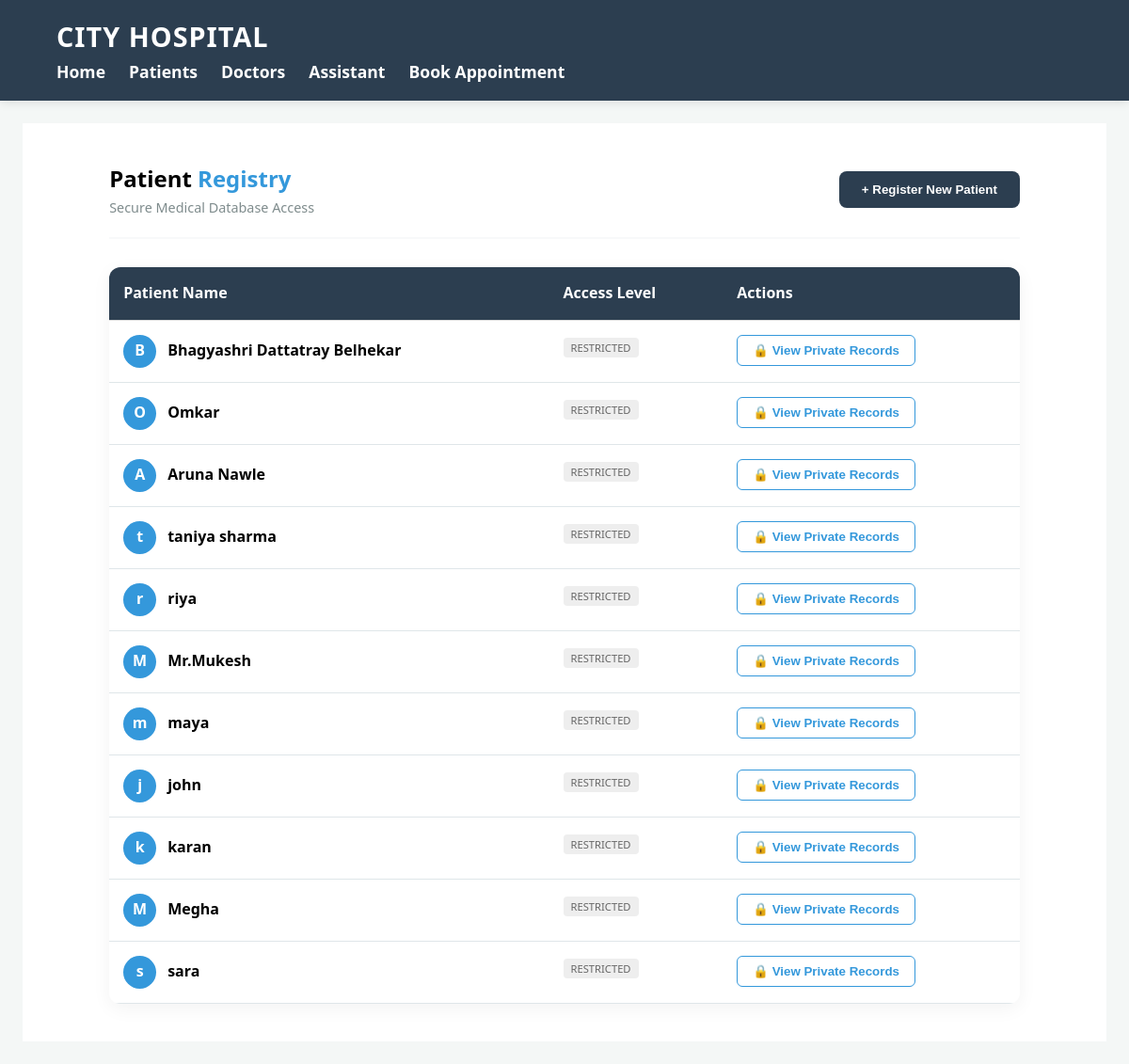
Page /patients on the committed database.
### tables this page shows
CREATE TABLE patients (
            id INTEGER PRIMARY KEY AUTOINCREMENT,
            name TEXT NOT NULL,
            age INTEGER,
            blood_group TEXT,
            condition TEXT,
            doctor TEXT,
            status TEXT,
            admission_date TEXT
        );

### app.py (the view)
@app.route('/patients')
def patients():
    conn = get_db_connection()
    patients = conn.execute('SELECT * FROM patients').fetchall()
    doctors = conn.execute('SELECT name FROM doctors').fetchall()
    conn.close()
    return render_template('patient.html', patients=patients, doctors=doctors)

### app.py (called while the page is built)
def get_db_connection():
    conn = sqlite3.connect('hospital.db')
    conn.row_factory = sqlite3.Row
    return conn

### templates/patient.html (shortened to what this page needs)
{% extends "base.html" %}
{% block content %}
<div class="records-container">
    <div class="header-action">
        <div class="title-group">
            <h2>Patient <span class="text-accent">Registry</span></h2>
            <p class="subtitle">Secure Medical Database Access</p>
        </div>
        <button class="btn-primary" onclick="secureOpenRegistration()">
            <span class="icon">+</span> Register New Patient
        </button>
    </div>
    <div class="table-wrapper">
        <table class="data-table">
            <thead>
                <tr>
                    <th>Patient Name</th>
                    <th>Access Level</th>
                    <th>Actions</th>
                </tr>
            </thead>
            <tbody>
                {% for patient in patients %}
                <tr>
                    <td>
                        <div class="patient-name-cell">
                            <div class="avatar-circle">{{ patient.name[0] }}</div>
                            <strong>{{ patient.name }}</strong>
                        </div>
                    </td>
                    <td><span class="lock-tag">Restricted</span></td>
                    <td>
                        <button class="btn-view" onclick="unlockPatient('{{ patient.id }}', '{{ patient.name }}')">
                            🔒 View Private Records
                        </button>
                    </td>
                </tr>
                {% endfor %}
            </tbody>
        </table>
    </div>
</div>
{% endblock %}

### templates/base.html (shortened to what this page needs)
<!DOCTYPE html>
<html lang="en">
<head>
    <link rel="stylesheet" href="{{ url_for('static', filename='css/style.css') }}">
</head>
<body>
    <nav class="navbar">
        <div class="nav-container">
            <div class="logo">City Hospital</div>
            <ul class="nav-links">
                <li><a href="/">Home</a></li>
                <li><a href="/patients">Patients</a></li>
                <li><a href="/doctors">Doctors</a></li>
                <li><a href="/chatbot">Assistant</a></li>
                <li><a href="/book_appointment" class="nav-btn">Book Appointment</a></li>
            </ul>
        </div>
    </nav>
    <div class="container">
        {% block content %}{% endblock %}
    </div>
</body>
</html>

### static/css/style.css (style rules this page uses)
:root { --primary: #2c3e50; --accent: #3498db; --success: #27ae60; --danger: #e74c3c; --bg: #f4f7f6; --white: #ffffff; }
* { box-sizing: border-box; margin: 0; padding: 0; }
body { font-family: 'Segoe UI', Tahoma, Geneva, Verdana, sans-serif; background: var(--bg); line-height: 1.6; }
.navbar { display: flex; justify-content: space-between; align-items: center; padding: 1rem 5%; background-color: var(--primary); color: white; position: sticky; top: 0; z-index: 1000; box-shadow: 0 2px 10px rgba(0,0,0,0.1); }
.navbar .logo { font-size: 1.8rem; font-weight: 800; text-transform: uppercase; letter-spacing: 1px; white-space: nowrap; }
.nav-links { list-style: none; display: flex; gap: 25px; align-items: center; transition: 0.3s ease; }
.nav-links li a { text-decoration: none; color: white; font-size: 1.1rem; font-weight: 700; transition: color 0.3s ease; }
.container { padding: 1.5rem; max-width: 1200px; margin: auto; }
.data-table { width: 100%; border-collapse: collapse; min-width: 600px; }
.data-table th, .data-table td { padding: 12px; text-align: left; border-bottom: 1px solid #ddd; }
.btn-primary { background: var(--accent); color: white; border: none; padding: 10px 25px; border-radius: 6px; cursor: pointer; font-weight: bold; }

### templates/patient.html (style rules this page uses)
:root { --accent: #3498db; --dark: #2c3e50; --light-bg: #f8f9fa; --border: #dfe6e9; }
.records-container { padding: 40px 8%; background: white; min-height: 80vh; }
.header-action { display: flex; justify-content: space-between; align-items: center; margin-bottom: 30px; border-bottom: 2px solid var(--light-bg); padding-bottom: 20px; }
.text-accent { color: var(--accent); }
.subtitle { color: #7f8c8d; font-size: 0.9rem; }
.table-wrapper { border-radius: 12px; overflow: hidden; box-shadow: 0 5px 20px rgba(0,0,0,0.05); }
.data-table { width: 100%; border-collapse: collapse; background: white; }
.data-table th { background: var(--dark); color: white; padding: 15px; text-align: left; }
.data-table td { padding: 15px; border-bottom: 1px solid var(--border); vertical-align: top; }
.patient-name-cell { display: flex; align-items: center; gap: 12px; }
.avatar-circle { width: 35px; height: 35px; background: var(--accent); color: white; border-radius: 50%; display: flex; align-items: center; justify-content: center; font-weight: bold; }
.lock-tag { font-size: 0.7rem; background: #eee; padding: 3px 8px; border-radius: 4px; text-transform: uppercase; color: #666; }
.btn-primary { background: var(--dark); color: white; border: none; padding: 12px 24px; border-radius: 8px; font-weight: bold; cursor: pointer; transition: 0.3s; }
.btn-view { background: white; border: 1px solid var(--accent); color: var(--accent); padding: 8px 16px; border-radius: 6px; cursor: pointer; font-weight: 600; }

### rows in the picture
patients: name "B", name "Bhagyashri Dattatray Belhekar"
patients: name "O", name "Omkar"
patients: name "A", name "Aruna Nawle"
patients: name "t", name "taniya sharma"
patients: name "r", name "riya"
patients: name "M", name "Mr.Mukesh"
patients: name "m", name "maya"
patients: name "j", name "john"
patients: name "k", name "karan"
patients: name "M", name "Megha"
patients: name "s", name "sara"
